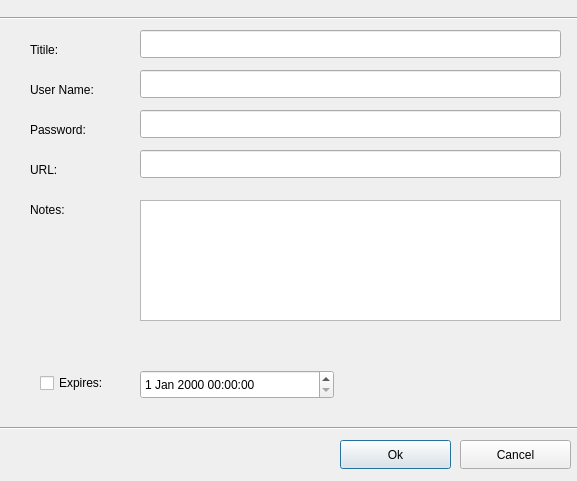
<?xml version="1.0" encoding="UTF-8"?>
<ui version="4.0">
 <class>EditEntry</class>
 <widget class="QDialog" name="EditEntry">
  <property name="geometry">
   <rect>
    <x>0</x>
    <y>0</y>
    <width>577</width>
    <height>481</height>
   </rect>
  </property>
  <property name="windowTitle">
   <string>Dialog</string>
  </property>
  <widget class="QLabel" name="label">
   <property name="geometry">
    <rect>
     <x>30</x>
     <y>40</y>
     <width>63</width>
     <height>20</height>
    </rect>
   </property>
   <property name="text">
    <string>Titile: </string>
   </property>
  </widget>
  <widget class="QDateTimeEdit" name="dateExpiresEdit">
   <property name="geometry">
    <rect>
     <x>140</x>
     <y>370</y>
     <width>194</width>
     <height>29</height>
    </rect>
   </property>
  </widget>
  <widget class="QPushButton" name="writeButton">
   <property name="geometry">
    <rect>
     <x>340</x>
     <y>440</y>
     <width>111</width>
     <height>29</height>
    </rect>
   </property>
   <property name="text">
    <string>Ok</string>
   </property>
  </widget>
  <widget class="QLineEdit" name="url">
   <property name="geometry">
    <rect>
     <x>140</x>
     <y>150</y>
     <width>421</width>
     <height>28</height>
    </rect>
   </property>
  </widget>
  <widget class="QCheckBox" name="checkBox">
   <property name="geometry">
    <rect>
     <x>40</x>
     <y>370</y>
     <width>93</width>
     <height>26</height>
    </rect>
   </property>
   <property name="text">
    <string>Expires: </string>
   </property>
  </widget>
  <widget class="QLabel" name="label_3">
   <property name="geometry">
    <rect>
     <x>30</x>
     <y>120</y>
     <width>71</width>
     <height>20</height>
    </rect>
   </property>
   <property name="text">
    <string>Password: </string>
   </property>
  </widget>
  <widget class="QLabel" name="label_2">
   <property name="geometry">
    <rect>
     <x>30</x>
     <y>80</y>
     <width>81</width>
     <height>20</height>
    </rect>
   </property>
   <property name="text">
    <string>User Name:</string>
   </property>
  </widget>
  <widget class="QLabel" name="label_4">
   <property name="geometry">
    <rect>
     <x>30</x>
     <y>160</y>
     <width>63</width>
     <height>20</height>
    </rect>
   </property>
   <property name="text">
    <string>URL: </string>
   </property>
  </widget>
  <widget class="Line" name="line_2">
   <property name="geometry">
    <rect>
     <x>0</x>
     <y>10</y>
     <width>581</width>
     <height>16</height>
    </rect>
   </property>
   <property name="orientation">
    <enum>Qt::Orientation::Horizontal</enum>
   </property>
  </widget>
  <widget class="QLineEdit" name="title">
   <property name="geometry">
    <rect>
     <x>140</x>
     <y>30</y>
     <width>421</width>
     <height>28</height>
    </rect>
   </property>
  </widget>
  <widget class="QLineEdit" name="password">
   <property name="geometry">
    <rect>
     <x>140</x>
     <y>110</y>
     <width>421</width>
     <height>28</height>
    </rect>
   </property>
  </widget>
  <widget class="QPushButton" name="cancelButton">
   <property name="geometry">
    <rect>
     <x>460</x>
     <y>440</y>
     <width>111</width>
     <height>29</height>
    </rect>
   </property>
   <property name="text">
    <string>Cancel</string>
   </property>
  </widget>
  <widget class="QLineEdit" name="username">
   <property name="geometry">
    <rect>
     <x>140</x>
     <y>70</y>
     <width>421</width>
     <height>28</height>
    </rect>
   </property>
  </widget>
  <widget class="Line" name="line">
   <property name="geometry">
    <rect>
     <x>0</x>
     <y>420</y>
     <width>591</width>
     <height>16</height>
    </rect>
   </property>
   <property name="orientation">
    <enum>Qt::Orientation::Horizontal</enum>
   </property>
  </widget>
  <widget class="QLabel" name="label_5">
   <property name="geometry">
    <rect>
     <x>30</x>
     <y>200</y>
     <width>63</width>
     <height>20</height>
    </rect>
   </property>
   <property name="text">
    <string>Notes:</string>
   </property>
  </widget>
  <widget class="QTextEdit" name="notes">
   <property name="geometry">
    <rect>
     <x>140</x>
     <y>200</y>
     <width>421</width>
     <height>121</height>
    </rect>
   </property>
  </widget>
 </widget>
 <resources/>
 <connections/>
</ui>
